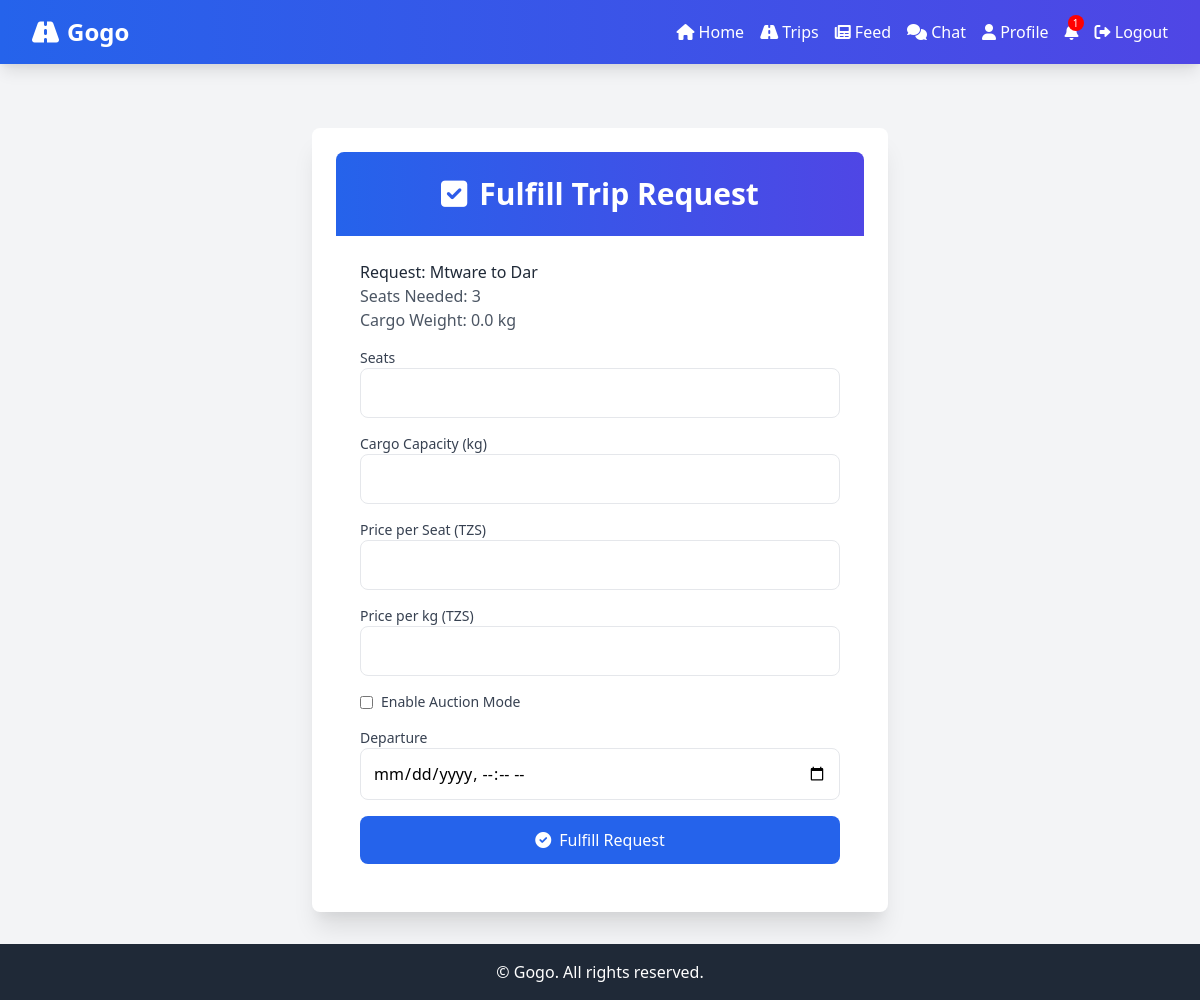
The app's page /fulfill-trip-request/2/ (signed in) with its own data.
### core/models.py (models this page shows, shortened)
class TripRequest(models.Model):
    passenger = models.ForeignKey(User, on_delete=models.CASCADE, related_name='trip_requests')
    start = models.CharField(max_length=100)
    end = models.CharField(max_length=100)
    preferred_date = models.DateField()
    seats_needed = models.PositiveIntegerField()
    cargo_weight = models.FloatField(default=0.0)
    status = models.CharField(max_length=20, choices=[('pending', 'Pending'), ('fulfilled', 'Fulfilled'), ('cancelled', 'Cancelled')], default='pending')
    trip = models.ForeignKey(Trip, on_delete=models.SET_NULL, null=True, blank=True)

### core/views.py (the view, shortened to what this page needs)
# urls.py: path('fulfill-trip-request/<int:request_id>/', views.fulfill_trip_request, name='fulfill_trip_request'),
@login_required
@user_passes_test(is_driver)
def fulfill_trip_request(request, request_id):
    trip_request = get_object_or_404(TripRequest, id=request_id, status='pending')
    context = {
        'trip_request': trip_request,
        'notifications': get_notifications(request.user),
    }
    return render(request, 'core/fulfill_trip_request.html', context)

### core/views.py (called while the page is built)
def is_driver(user):
    return user.is_authenticated and hasattr(user, 'profile') and user.profile.is_driver and user.profile.verified

def get_notifications(user):
    return Notification.objects.filter(user=user, read=False).order_by('-created_at')

### core/templates/core/fulfill_trip_request.html (shortened to what this page needs)
{% extends 'core/base.html' %}
{% block content %}
<div class="max-w-md mx-auto mt-12 p-6 bg-white rounded-lg shadow-xl sm:max-w-lg md:max-w-xl">
    <header class="text-center py-6 bg-gradient-to-r from-blue-600 to-indigo-600 text-white rounded-t-lg animate-fadeIn">
        <h2 class="text-2xl sm:text-3xl font-semibold"><i class="fas fa-check-square mr-3"></i>Fulfill Trip Request</h2>
    </header>
    <div class="p-6">
        <p class="text-gray-800">Request: {{ trip_request.start }} to {{ trip_request.end }}</p>
        <p class="text-gray-600">Seats Needed: {{ trip_request.seats_needed }}</p>
        <p class="text-gray-600">Cargo Weight: {{ trip_request.cargo_weight }} kg</p>
        <form method="post" class="space-y-4">
            <div>
                <label class="block text-sm font-medium text-gray-700">Seats</label>
                <input type="number" name="seats" min="{{ trip_request.seats_needed }}" class="w-full p-3 border rounded-lg focus:outline-none focus:ring-2 focus:ring-blue-600" required>
            </div>
            <div>
                <label class="block text-sm font-medium text-gray-700">Cargo Capacity (kg)</label>
                <input type="number" name="cargo_capacity" min="{{ trip_request.cargo_weight }}" step="0.1" class="w-full p-3 border rounded-lg focus:outline-none focus:ring-2 focus:ring-blue-600" required>
            </div>
            <div>
                <label class="block text-sm font-medium text-gray-700">Price per Seat (TZS)</label>
                <input type="number" name="price_per_seat" min="0" step="0.01" class="w-full p-3 border rounded-lg focus:outline-none focus:ring-2 focus:ring-blue-600" required>
            </div>
            <div>
                <label class="block text-sm font-medium text-gray-700">Price per kg (TZS)</label>
                <input type="number" name="price_per_kg" min="0" step="0.01" class="w-full p-3 border rounded-lg focus:outline-none focus:ring-2 focus:ring-blue-600" required>
            </div>
            <div class="flex items-center">
                <input type="checkbox" name="auction_mode" class="mr-2">
                <label class="text-sm font-medium text-gray-700">Enable Auction Mode</label>
            </div>
            <div>
                <label class="block text-sm font-medium text-gray-700">Departure</label>
                <input type="datetime-local" name="departure" class="w-full p-3 border rounded-lg focus:outline-none focus:ring-2 focus:ring-blue-600" required>
            </div>
            <button type="submit" class="btn-primary w-full py-3 hover:bg-blue-700 transition duration-300">
                <i class="fas fa-check-circle mr-2"></i>Fulfill Request
            </button>
        </form>
    </div>
</div>
{% endblock %}

### core/templates/core/base.html (style rules this page uses)
.btn-primary { background-color: #2563eb; color: white; border-radius: 0.5rem; }
.animate-fadeIn { animation: fadeIn 0.5s ease-in; }

### records on screen
TripRequest: start "Mtware", end "Dar", seats_needed "3", cargo_weight "0.0"

### other values on screen
{{ notifications.count }} "1"
